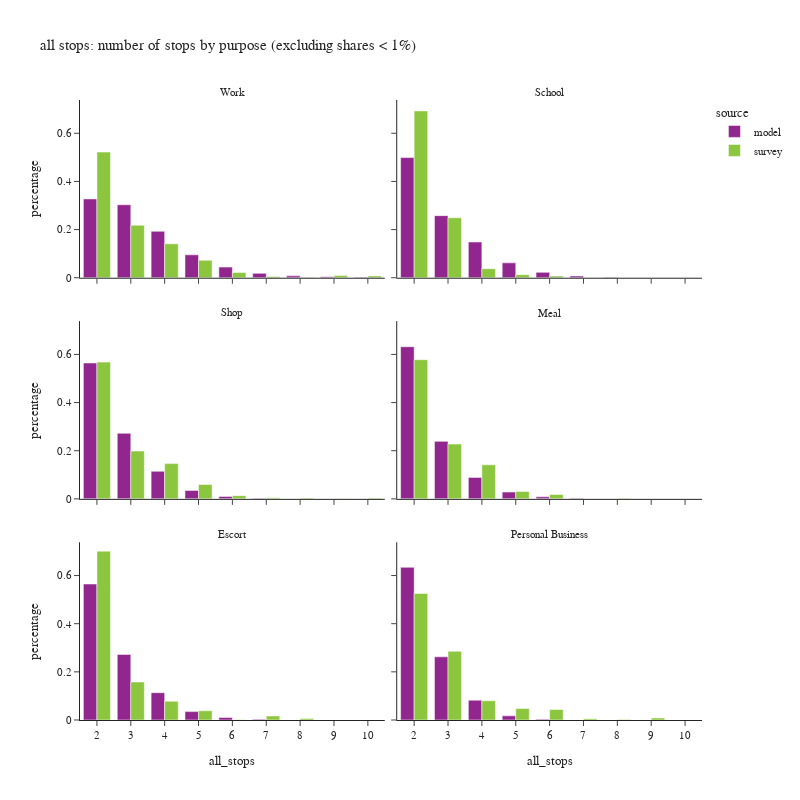

Write notebook code for a chart like this one.
### Code cell
df_plot = df_tour.groupby(['all_stops','pdpurp_label','source'])['toexpfac'].sum().reset_index()
df_plot['percentage'] = df_plot.groupby(['pdpurp_label','source'], group_keys=False)['toexpfac']. \
    apply(lambda x: x / float(x.sum()))
df_plot2 = df_plot.loc[(df_plot['percentage'] > 0.001) & (df_plot['all_stops'] <= 10)]

fig = px.bar(df_plot2.sort_values(['source','pdpurp_label']),
             x="all_stops", y="percentage", color="source",barmode="group",
             facet_col='pdpurp_label', facet_col_wrap=2,
             hover_data=['toexpfac'],
             title="all stops: number of stops by purpose (excluding shares < 1%)")
fig.update_layout(height=800, width=800)
fig.for_each_annotation(lambda a: a.update(text = a.text.split("=")[-1]))
fig.for_each_xaxis(lambda a: a.update(dict(dtick = 1, categoryorder='category ascending')))
fig.show()

### Figure 1 — Plotly figure (JSON) as saved in the notebook; plotly's stock layout.template omitted (floating-point values rounded to 4 significant figures)
{"data": [{"alignmentgroup": "True", "customdata": [[510535], [472818], [300562], [148411], [68857], [28394], [12139], [6121], [3603]], "hovertemplate": "source=model<br>pdpurp_label=Work<br>all_stops=%{x}<br>percentage=%{y}<br>toexpfac=%{customdata[0]}<extra></extra>", "legendgroup": "model", "marker": {"color": "#91268F", "pattern": {"shape": ""}}, "name": "model", "offsetgroup": "model", "orientation": "v", "showlegend": true, "textposition": "auto", "type": "bar", "x": [2, 3, 4, 5, 6, 7, 8, 9, 10], "xaxis": "x5", "y": [0.3274, 0.3032, 0.1927, 0.09516, 0.04415, 0.01821, 0.007784, 0.003925, 0.00231], "yaxis": "y5"}, {"alignmentgroup": "True", "customdata": [[281313], [145342], [83586], [34868], [12583], [3937], [1063]], "hovertemplate": "source=model<br>pdpurp_label=School<br>all_stops=%{x}<br>percentage=%{y}<br>toexpfac=%{customdata[0]}<extra></extra>", "legendgroup": "model", "marker": {"color": "#91268F", "pattern": {"shape": ""}}, "name": "model", "offsetgroup": "model", "orientation": "v", "showlegend": false, "textposition": "auto", "type": "bar", "x": [2, 3, 4, 5, 6, 7, 8], "xaxis": "x6", "y": [0.4992, 0.2579, 0.1483, 0.06187, 0.02233, 0.006986, 0.001886], "yaxis": "y6"}, {"alignmentgroup": "True", "customdata": [[417159], [201155], [84661], [25984], [7457], [1962]], "hovertemplate": "source=model<br>pdpurp_label=Shop<br>all_stops=%{x}<br>percentage=%{y}<br>toexpfac=%{customdata[0]}<extra></extra>", "legendgroup": "model", "marker": {"color": "#91268F", "pattern": {"shape": ""}}, "name": "model", "offsetgroup": "model", "orientation": "v", "showlegend": false, "textposition": "auto", "type": "bar", "x": [2, 3, 4, 5, 6, 7], "xaxis": "x3", "y": [0.5645, 0.2722, 0.1146, 0.03516, 0.01009, 0.002655], "yaxis": "y3"}, {"alignmentgroup": "True", "customdata": [[240850], [91028], [34010], [10796], [3263], [864]], "hovertemplate": "source=model<br>pdpurp_label=Meal<br>all_stops=%{x}<br>percentage=%{y}<br>toexpfac=%{customdata[0]}<extra></extra>", "legendgroup": "model", "marker": {"color": "#91268F", "pattern": {"shape": ""}}, "name": "model", "offsetgroup": "model", "orientation": "v", "showlegend": false, "textposition": "auto", "type": "bar", "x": [2, 3, 4, 5, 6, 7], "xaxis": "x4", "y": [0.6319, 0.2388, 0.08923, 0.02833, 0.008561, 0.002267], "yaxis": "y4"}, {"alignmentgroup": "True", "customdata": [[358550], [173058], [72101], [22170], [6595], [1750]], "hovertemplate": "source=model<br>pdpurp_label=Escort<br>all_stops=%{x}<br>percentage=%{y}<br>toexpfac=%{customdata[0]}<extra></extra>", "legendgroup": "model", "marker": {"color": "#91268F", "pattern": {"shape": ""}}, "name": "model", "offsetgroup": "model", "orientation": "v", "showlegend": false, "textposition": "auto", "type": "bar", "x": [2, 3, 4, 5, 6, 7], "xaxis": "x", "y": [0.5647, 0.2726, 0.1136, 0.03492, 0.01039, 0.002756], "yaxis": "y"}, {"alignmentgroup": "True", "customdata": [[254838], [105462], [33084], [6907], [1280]], "hovertemplate": "source=model<br>pdpurp_label=Personal Business<br>all_stops=%{x}<br>percentage=%{y}<br>toexpfac=%{customdata[0]}<extra></extra>", "legendgroup": "model", "marker": {"color": "#91268F", "pattern": {"shape": ""}}, "name": "model", "offsetgroup": "model", "orientation": "v", "showlegend": false, "textposition": "auto", "type": "bar", "x": [2, 3, 4, 5, 6], "xaxis": "x2", "y": [0.6342, 0.2625, 0.08234, 0.01719, 0.003186], "yaxis": "y2"}, {"alignmentgroup": "True", "customdata": [[724900.0], [303000.0], [195900.0], [100700.0], [30080.0], [7292.0], [2342.0], [12180.0], [10310.0]], "hovertemplate": "source=survey<br>pdpurp_label=Work<br>all_stops=%{x}<br>percentage=%{y}<br>toexpfac=%{customdata[0]}<extra></extra>", "legendgroup": "survey", "marker": {"color": "#8CC63E", "pattern": {"shape": ""}}, "name": "survey", "offsetgroup": "survey", "orientation": "v", "showlegend": true, "textposition": "auto", "type": "bar", "x": [2, 3, 4, 5, 6, 7, 8, 9, 10], "xaxis": "x5", "y": [0.5218, 0.2181, 0.141, 0.07246, 0.02166, 0.005249, 0.001686, 0.008768, 0.007419], "yaxis": "y5"}, {"alignmentgroup": "True", "customdata": [[338900.0], [121900.0], [18370.0], [6294.0], [3328.0]], "hovertemplate": "source=survey<br>pdpurp_label=School<br>all_stops=%{x}<br>percentage=%{y}<br>toexpfac=%{customdata[0]}<extra></extra>", "legendgroup": "survey", "marker": {"color": "#8CC63E", "pattern": {"shape": ""}}, "name": "survey", "offsetgroup": "survey", "orientation": "v", "showlegend": false, "textposition": "auto", "type": "bar", "x": [2, 3, 4, 5, 6], "xaxis": "x6", "y": [0.6929, 0.2492, 0.03755, 0.01287, 0.006804], "yaxis": "y6"}, {"alignmentgroup": "True", "customdata": [[370800.0], [129600.0], [95580.0], [39010.0], [8743.0], [3197.0], [2329.0], [1082.0], [2491.0]], "hovertemplate": "source=survey<br>pdpurp_label=Shop<br>all_stops=%{x}<br>percentage=%{y}<br>toexpfac=%{customdata[0]}<extra></extra>", "legendgroup": "survey", "marker": {"color": "#8CC63E", "pattern": {"shape": ""}}, "name": "survey", "offsetgroup": "survey", "orientation": "v", "showlegend": false, "textposition": "auto", "type": "bar", "x": [2, 3, 4, 5, 6, 7, 8, 9, 10], "xaxis": "x3", "y": [0.568, 0.1985, 0.1464, 0.05975, 0.01339, 0.004897, 0.003567, 0.001658, 0.003815], "yaxis": "y3"}, {"alignmentgroup": "True", "customdata": [[203000.0], [79910.0], [49640.0], [10720.0], [6456.0], [1011.0]], "hovertemplate": "source=survey<br>pdpurp_label=Meal<br>all_stops=%{x}<br>percentage=%{y}<br>toexpfac=%{customdata[0]}<extra></extra>", "legendgroup": "survey", "marker": {"color": "#8CC63E", "pattern": {"shape": ""}}, "name": "survey", "offsetgroup": "survey", "orientation": "v", "showlegend": false, "textposition": "auto", "type": "bar", "x": [2, 3, 4, 5, 6, 8], "xaxis": "x4", "y": [0.5782, 0.2276, 0.1414, 0.03054, 0.01839, 0.002878], "yaxis": "y4"}, {"alignmentgroup": "True", "customdata": [[382200.0], [85910.0], [42370.0], [20990.0], [720.2], [9197.0], [3358.0]], "hovertemplate": "source=survey<br>pdpurp_label=Escort<br>all_stops=%{x}<br>percentage=%{y}<br>toexpfac=%{customdata[0]}<extra></extra>", "legendgroup": "survey", "marker": {"color": "#8CC63E", "pattern": {"shape": ""}}, "name": "survey", "offsetgroup": "survey", "orientation": "v", "showlegend": false, "textposition": "auto", "type": "bar", "x": [2, 3, 4, 5, 6, 7, 8], "xaxis": "x", "y": [0.7013, 0.1577, 0.07775, 0.03852, 0.001322, 0.01688, 0.006163], "yaxis": "y"}, {"alignmentgroup": "True", "customdata": [[181900.0], [98730.0], [27680.0], [16400.0], [15060.0], [1797.0], [547.6], [3016.0]], "hovertemplate": "source=survey<br>pdpurp_label=Personal Business<br>all_stops=%{x}<br>percentage=%{y}<br>toexpfac=%{customdata[0]}<extra></extra>", "legendgroup": "survey", "marker": {"color": "#8CC63E", "pattern": {"shape": ""}}, "name": "survey", "offsetgroup": "survey", "orientation": "v", "showlegend": false, "textposition": "auto", "type": "bar", "x": [2, 3, 4, 5, 6, 7, 8, 9], "xaxis": "x2", "y": [0.5254, 0.2853, 0.07999, 0.0474, 0.04351, 0.005191, 0.001582, 0.008715], "yaxis": "y2"}], "layout": {"annotations": [{"font": {}, "showarrow": false, "text": "Escort", "x": 0.245, "xanchor": "center", "xref": "paper", "y": 0.2867, "yanchor": "bottom", "yref": "paper"}, {"font": {}, "showarrow": false, "text": "Personal Business", "x": 0.755, "xanchor": "center", "xref": "paper", "y": 0.2867, "yanchor": "bottom", "yref": "paper"}, {"font": {}, "showarrow": false, "text": "Shop", "x": 0.245, "xanchor": "center", "xref": "paper", "y": 0.6433, "yanchor": "bottom", "yref": "paper"}, {"font": {}, "showarrow": false, "text": "Meal", "x": 0.755, "xanchor": "center", "xref": "paper", "y": 0.6433, "yanchor": "bottom", "yref": "paper"}, {"font": {}, "showarrow": false, "text": "Work", "x": 0.245, "xanchor": "center", "xref": "paper", "y": 1.0, "yanchor": "bottom", "yref": "paper"}, {"font": {}, "showarrow": false, "text": "School", "x": 0.755, "xanchor": "center", "xref": "paper", "y": 1.0, "yanchor": "bottom", "yref": "paper"}], "barmode": "group", "height": 800, "legend": {"title": {"text": "source"}, "tracegroupgap": 0}, "title": {"text": "all stops: number of stops by purpose (excluding shares < 1%)"}, "width": 800, "xaxis": {"anchor": "y", "categoryorder": "category ascending", "domain": [0, 0.49], "dtick": 1, "title": {"text": "all_stops"}}, "xaxis2": {"anchor": "y2", "categoryorder": "category ascending", "domain": [0.51, 1], "dtick": 1, "matches": "x", "title": {"text": "all_stops"}}, "xaxis3": {"anchor": "y3", "categoryorder": "category ascending", "domain": [0, 0.49], "dtick": 1, "matches": "x", "showticklabels": false}, "xaxis4": {"anchor": "y4", "categoryorder": "category ascending", "domain": [0.51, 1], "dtick": 1, "matches": "x", "showticklabels": false}, "xaxis5": {"anchor": "y5", "categoryorder": "category ascending", "domain": [0, 0.49], "dtick": 1, "matches": "x", "showticklabels": false}, "xaxis6": {"anchor": "y6", "categoryorder": "category ascending", "domain": [0.51, 1], "dtick": 1, "matches": "x", "showticklabels": false}, "yaxis": {"anchor": "x", "domain": [0, 0.2867], "title": {"text": "percentage"}}, "yaxis2": {"anchor": "x2", "domain": [0, 0.2867], "matches": "y", "showticklabels": false}, "yaxis3": {"anchor": "x3", "domain": [0.3567, 0.6433], "matches": "y", "title": {"text": "percentage"}}, "yaxis4": {"anchor": "x4", "domain": [0.3567, 0.6433], "matches": "y", "showticklabels": false}, "yaxis5": {"anchor": "x5", "domain": [0.7133, 1.0], "matches": "y", "title": {"text": "percentage"}}, "yaxis6": {"anchor": "x6", "domain": [0.7133, 1.0], "matches": "y", "showticklabels": false}}}
